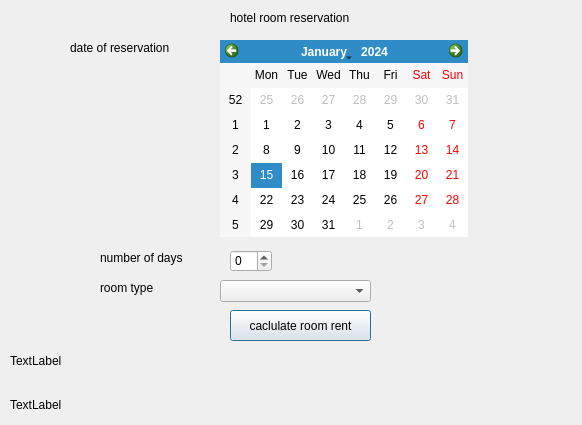
<?xml version="1.0" encoding="UTF-8"?>
<ui version="4.0">
 <class>Dialog</class>
 <widget class="QDialog" name="Dialog">
  <property name="geometry">
   <rect>
    <x>0</x>
    <y>0</y>
    <width>582</width>
    <height>425</height>
   </rect>
  </property>
  <property name="windowTitle">
   <string>Dialog</string>
  </property>
  <widget class="QLabel" name="label">
   <property name="geometry">
    <rect>
     <x>230</x>
     <y>10</y>
     <width>141</width>
     <height>16</height>
    </rect>
   </property>
   <property name="text">
    <string>hotel room reservation</string>
   </property>
  </widget>
  <widget class="QLabel" name="label_2">
   <property name="geometry">
    <rect>
     <x>70</x>
     <y>40</y>
     <width>121</width>
     <height>16</height>
    </rect>
   </property>
   <property name="text">
    <string>date of reservation</string>
   </property>
  </widget>
  <widget class="QLabel" name="label_3">
   <property name="geometry">
    <rect>
     <x>100</x>
     <y>250</y>
     <width>91</width>
     <height>16</height>
    </rect>
   </property>
   <property name="text">
    <string>number of days</string>
   </property>
  </widget>
  <widget class="QLabel" name="label_4">
   <property name="geometry">
    <rect>
     <x>100</x>
     <y>280</y>
     <width>81</width>
     <height>16</height>
    </rect>
   </property>
   <property name="text">
    <string>room type</string>
   </property>
  </widget>
  <widget class="QCalendarWidget" name="calendarWidget">
   <property name="geometry">
    <rect>
     <x>220</x>
     <y>40</y>
     <width>248</width>
     <height>197</height>
    </rect>
   </property>
  </widget>
  <widget class="QComboBox" name="comboBox">
   <property name="geometry">
    <rect>
     <x>220</x>
     <y>280</y>
     <width>151</width>
     <height>22</height>
    </rect>
   </property>
  </widget>
  <widget class="QPushButton" name="pushButton">
   <property name="geometry">
    <rect>
     <x>230</x>
     <y>310</y>
     <width>141</width>
     <height>31</height>
    </rect>
   </property>
   <property name="text">
    <string>caclulate room rent</string>
   </property>
  </widget>
  <widget class="QSpinBox" name="spinBox">
   <property name="geometry">
    <rect>
     <x>230</x>
     <y>250</y>
     <width>42</width>
     <height>22</height>
    </rect>
   </property>
  </widget>
  <widget class="QLabel" name="message">
   <property name="geometry">
    <rect>
     <x>10</x>
     <y>340</y>
     <width>561</width>
     <height>41</height>
    </rect>
   </property>
   <property name="text">
    <string>TextLabel</string>
   </property>
  </widget>
  <widget class="QLabel" name="message1">
   <property name="geometry">
    <rect>
     <x>10</x>
     <y>389</y>
     <width>561</width>
     <height>31</height>
    </rect>
   </property>
   <property name="text">
    <string>TextLabel</string>
   </property>
  </widget>
 </widget>
 <resources/>
 <connections/>
</ui>
